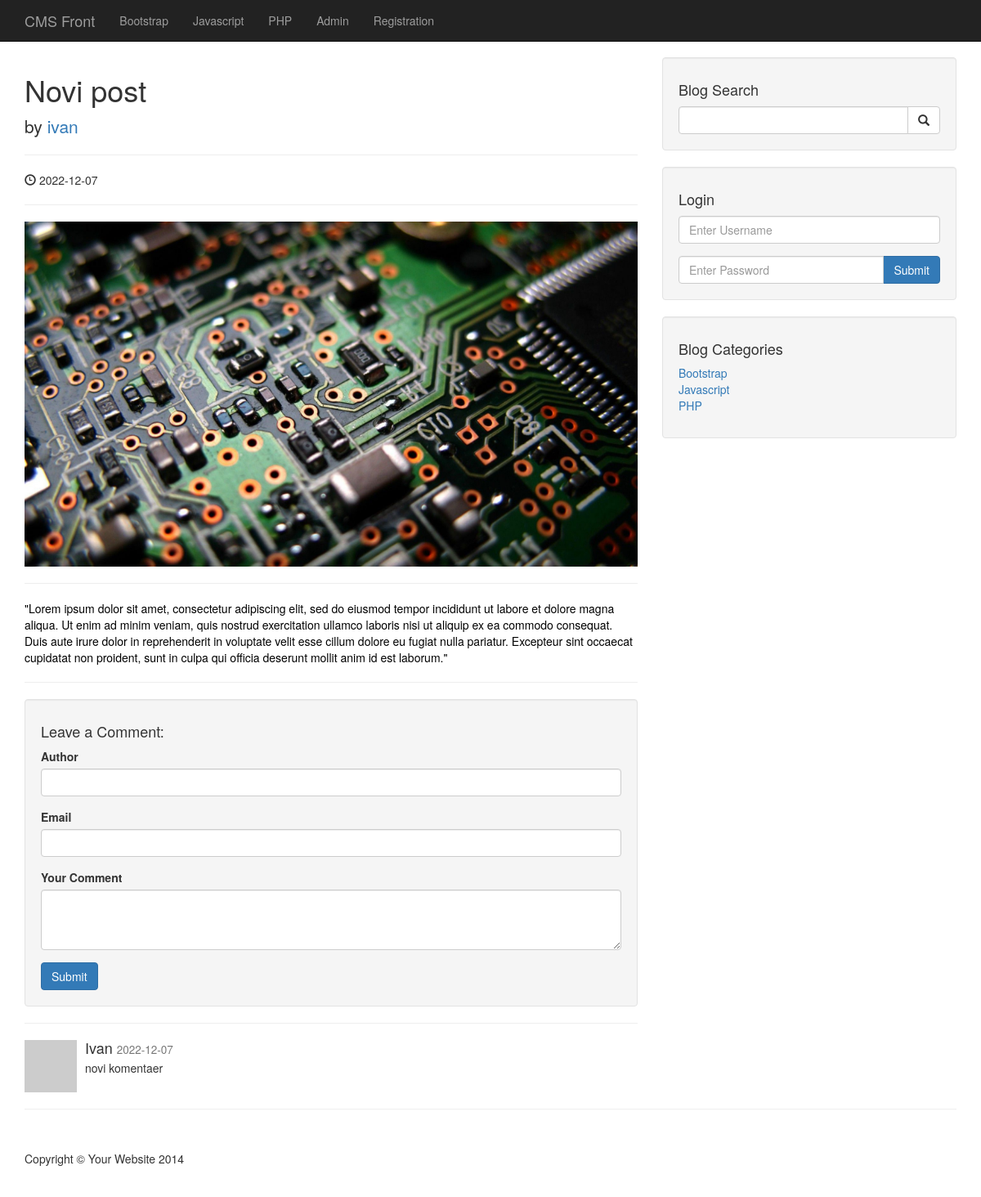
Screenshot of /post.php?p_id=4 with the database file from the repository.
### tables this page shows
CREATE TABLE `categories` (
  `cat_id` int(3) NOT NULL,
  `cat_title` varchar(255) NOT NULL
);

CREATE TABLE `posts` (
  `post_id` int(3) NOT NULL,
  `post_category_id` int(3) NOT NULL,
  `post_title` varchar(255) NOT NULL,
  `post_author` varchar(255) NOT NULL,
  `post_date` date NOT NULL,
  `post_image` text NOT NULL,
  `post_content` text NOT NULL,
  `post_tags` varchar(255) NOT NULL,
  `post_comment_count` varchar(255) NOT NULL,
  `post_status` varchar(255) NOT NULL
);

CREATE TABLE `comments` (
  `comment_id` int(3) NOT NULL,
  `comment_post_id` int(3) NOT NULL,
  `comment_author` varchar(255) NOT NULL,
  `comment_email` varchar(255) NOT NULL,
  `comment_content` text NOT NULL,
  `comment_status` varchar(255) NOT NULL,
  `comment_date` date NOT NULL
);

### post.php (the view, shortened to what this page needs)
<?php include "includes/db.php"; ?>
<?php include "includes/header.php"; ?>
<?php include "includes/navigation.php"; ?>
    <div class="container">
        <div class="row">
            <div class="col-md-8">
                <?php
                if(isset($_GET['p_id'])) {
                    $post_id = $_GET['p_id'];
                    $query = "SELECT * FROM posts WHERE post_id = {$post_id}";
                    $selectPost = mysqli_query($connection, $query);
                    while($row = mysqli_fetch_assoc($selectPost)) {
                    $post_title = $row['post_title'];
                    $post_author = $row['post_author'];
                    $post_date = $row['post_date'];
                    $post_image = $row['post_image'];
                    $post_content = $row['post_content'];
                    }
                }
                ?>
                <h1><?php echo $post_title ?></h1>
                <p class="lead">
                    by <a href="author_posts.php?author=<?php echo $post_author ?>&p_id=<?php echo $post_id ?>"><?php echo $post_author ?></a>
                </p>
                <hr>
                <p><span class="glyphicon glyphicon-time"></span> <?php echo $post_date ?></p>
                <hr>
                <img class="img-responsive" src="images/<?php echo $post_image ?>" alt="">
                <hr>
                <p class="lead"><?php echo $post_content ?></p>
                <hr>
                <div class="well">
                    <h4>Leave a Comment:</h4>
                    <form role="form" action="" method="post">
                       <div class="form-group">
                          <label for="comment_author">Author</label>
                           <input type="text" class="form-control" name="comment_author">
                       </div>
                       <div class="form-group">
                          <label for="comment_email">Email</label>
                           <input type="email" class="form-control" name="comment_email">
                       </div>
                        <div class="form-group">
                           <label for="comment_content">Your Comment</label>
                            <textarea class="form-control" rows="3" name="comment_content"></textarea>
                        </div>
                        <button type="submit" class="btn btn-primary" name="create_comment">Submit</button>
                    </form>
                </div>
                <hr>
                <?php
                $query = "SELECT * FROM comments WHERE comment_post_id = {$post_id} ";
                $query .= "AND comment_status = 'Approved' ";
                $query .= "ORDER BY comment_id DESC";
                $selectComments = mysqli_query($connection, $query);
                while($row = mysqli_fetch_assoc($selectComments)) {
                    $comment_date = $row['comment_date'];
                    $comment_content = $row['comment_content'];
                    $comment_author = $row['comment_author'];
                ?>
                <div class="media">
                    <a class="pull-left" href="#">
                        <img class="media-object" src="http://placehold.it/64x64" alt="">
                    </a>
                    <div class="media-body">
                        <h4 class="media-heading"><?php echo $comment_author ?>
                            <small><?php echo $comment_date ?></small>
                        </h4>
                        <?php echo $comment_content ?>
                    </div>
                </div>
                <?php } ?>
            </div>
<?php include "includes/sidebar.php"; ?>
        </div>
        <hr>
<?php include "includes/footer.php"; ?>

### includes/navigation.php (shortened to what this page needs)
   <nav class="navbar navbar-inverse navbar-fixed-top" role="navigation">
    <div class="container">
        <div class="navbar-header">
            <a class="navbar-brand" href="index.php">CMS Front</a>
        </div>
        <div class="collapse navbar-collapse" id="bs-example-navbar-collapse-1">
            <ul class="nav navbar-nav">
               <?php
                $query = "SELECT * FROM categories";
                $selectAllCats = mysqli_query($connection, $query);
                while($row = mysqli_fetch_assoc($selectAllCats)) {
                    $cat_title = $row['cat_title'];
                    echo "<li><a href='#'>{$cat_title}</a></li>";
                }
                ?>
                <li><a href="admin">Admin</a></li>
                <li><a href="registration.php">Registration</a></li>
            </ul>
        </div>
    </div>
</nav>

### includes/sidebar.php
<div class="col-md-4">
                <div class="well">
                    <h4>Blog Search</h4>
                    <form action="search.php" method="post">
                    <div class="input-group">
                        <input name="search" type="text" class="form-control">
                        <span class="input-group-btn">
                            <button name="submit" class="btn btn-default" type="submit">
                                <span class="glyphicon glyphicon-search"></span>
                        </button>
                        </span>
                    </div>
                    </form>
                </div>
                <div class="well">
                    <h4>Login</h4>
                    <form action="includes/login.php" method="post">
                    <div class="form-group">
                        <input name="username" type="text" class="form-control" placeholder="Enter Username">
                    </div>
                    <div class="input-group">
                        <input name="password" type="password" class="form-control" placeholder="Enter Password">
                        <span class="input-group-btn">
                            <button class="btn btn-primary" name="login" type="submit">Submit</button>
                        </span>
                    </div>
                    </form>
                </div>
                <div class="well">
                    <h4>Blog Categories</h4>
                    <div class="row">
                        <div class="col-lg-12">
                            <ul class="list-unstyled">
                               <?php
    $query = "SELECT * FROM categories";
    $selectAllCats = mysqli_query($connection, $query);
    while($row = mysqli_fetch_assoc($selectAllCats)) {
        $cat_id = $row['cat_id'];
        $cat_title = $row['cat_title'];
        echo "<li><a href='category.php?category=$cat_id'>{$cat_title}</a></li>";
    }
    ?>
                            </ul>
                        </div>
                    </div>
                </div>
            </div>

### css/blog-home.css (style rules this page uses)
body { padding-top: 70px; }

### rows the page displays
categories: cat_title "Bootstrap"
categories: cat_title "Javascript"
categories: cat_title "PHP"
posts: post_title "Novi post", post_author "ivan", post_date "2022-12-07", post_image (picture), post_content "\"Lorem ipsum dolor sit amet, consectetur adipiscing elit, sed do eiusmod tempor incididunt ut labore et dolore magna aliqua. Ut enim ad minim veniam, quis nostrud exercitation ullamco laboris nisi ut aliquip ex ea commodo consequat. Duis aute irure dolor in reprehenderit in voluptate velit esse cillum dolore eu fugiat nulla pariatur. Excepteur sint occaecat cupidatat non proident, sunt in culpa qui officia deserunt mollit anim id est laborum.\""
comments: comment_author "Ivan", comment_date "2022-12-07", comment_content "novi komentaer"
